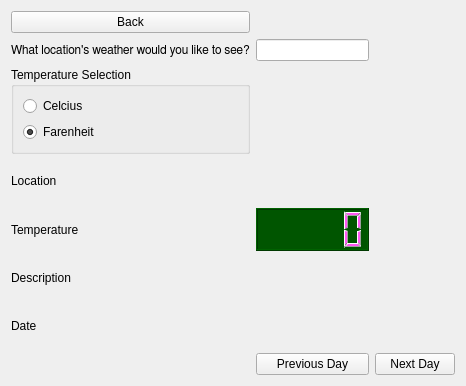
<?xml version="1.0" encoding="UTF-8"?>
<ui version="4.0">
 <class>WeatherWindow</class>
 <widget class="QWidget" name="WeatherWindow">
  <property name="geometry">
   <rect>
    <x>0</x>
    <y>0</y>
    <width>466</width>
    <height>386</height>
   </rect>
  </property>
  <property name="windowTitle">
   <string>Habari | Weather</string>
  </property>
  <layout class="QGridLayout" name="gridLayout_2">
   <item row="6" column="0">
    <widget class="QLabel" name="label_4">
     <property name="text">
      <string>Description</string>
     </property>
    </widget>
   </item>
   <item row="0" column="0">
    <widget class="QPushButton" name="BackButton">
     <property name="text">
      <string>Back</string>
     </property>
    </widget>
   </item>
   <item row="8" column="1">
    <widget class="QPushButton" name="prevButton">
     <property name="text">
      <string>Previous Day</string>
     </property>
     <property name="checkable">
      <bool>false</bool>
     </property>
    </widget>
   </item>
   <item row="1" column="0">
    <widget class="QLabel" name="label">
     <property name="font">
      <font>
       <family>FreeSans</family>
      </font>
     </property>
     <property name="text">
      <string>What location's weather would you like to see?</string>
     </property>
    </widget>
   </item>
   <item row="5" column="0">
    <widget class="QLabel" name="label_3">
     <property name="text">
      <string>Temperature</string>
     </property>
    </widget>
   </item>
   <item row="1" column="1">
    <widget class="QLineEdit" name="searchBar">
     <property name="font">
      <font>
       <family>FreeSans</family>
      </font>
     </property>
    </widget>
   </item>
   <item row="2" column="0">
    <widget class="QGroupBox" name="groupBox">
     <property name="title">
      <string>Temperature Selection</string>
     </property>
     <layout class="QGridLayout" name="gridLayout">
      <item row="0" column="0">
       <widget class="QRadioButton" name="celcButton">
        <property name="text">
         <string>Celcius</string>
        </property>
        <property name="checked">
         <bool>false</bool>
        </property>
       </widget>
      </item>
      <item row="1" column="0">
       <widget class="QRadioButton" name="farenButton">
        <property name="text">
         <string>Farenheit</string>
        </property>
        <property name="checked">
         <bool>true</bool>
        </property>
       </widget>
      </item>
     </layout>
    </widget>
   </item>
   <item row="8" column="2">
    <widget class="QPushButton" name="nextButton">
     <property name="text">
      <string>Next Day</string>
     </property>
    </widget>
   </item>
   <item row="4" column="0">
    <widget class="QLabel" name="label_2">
     <property name="text">
      <string>Location</string>
     </property>
    </widget>
   </item>
   <item row="7" column="0">
    <widget class="QLabel" name="label_5">
     <property name="text">
      <string>Date</string>
     </property>
    </widget>
   </item>
   <item row="5" column="1">
    <widget class="QLCDNumber" name="temp">
     <property name="enabled">
      <bool>true</bool>
     </property>
     <property name="acceptDrops">
      <bool>false</bool>
     </property>
     <property name="styleSheet">
      <string notr="true">QLCDNumber{
    color: rgb(255, 89, 242);    
    background-color: rgb(0, 85, 0);
}</string>
     </property>
    </widget>
   </item>
   <item row="4" column="1">
    <widget class="QLabel" name="locationLabel">
     <property name="text">
      <string/>
     </property>
    </widget>
   </item>
   <item row="6" column="1">
    <widget class="QLabel" name="descLabel">
     <property name="text">
      <string/>
     </property>
    </widget>
   </item>
   <item row="7" column="1">
    <widget class="QLabel" name="dateLabel">
     <property name="text">
      <string/>
     </property>
    </widget>
   </item>
  </layout>
  <widget class="QWidget" name="horizontalLayoutWidget">
   <property name="geometry">
    <rect>
     <x>9</x>
     <y>9</y>
     <width>16</width>
     <height>16</height>
    </rect>
   </property>
   <layout class="QHBoxLayout" name="horizontalLayout"/>
  </widget>
 </widget>
 <resources/>
 <connections/>
</ui>
